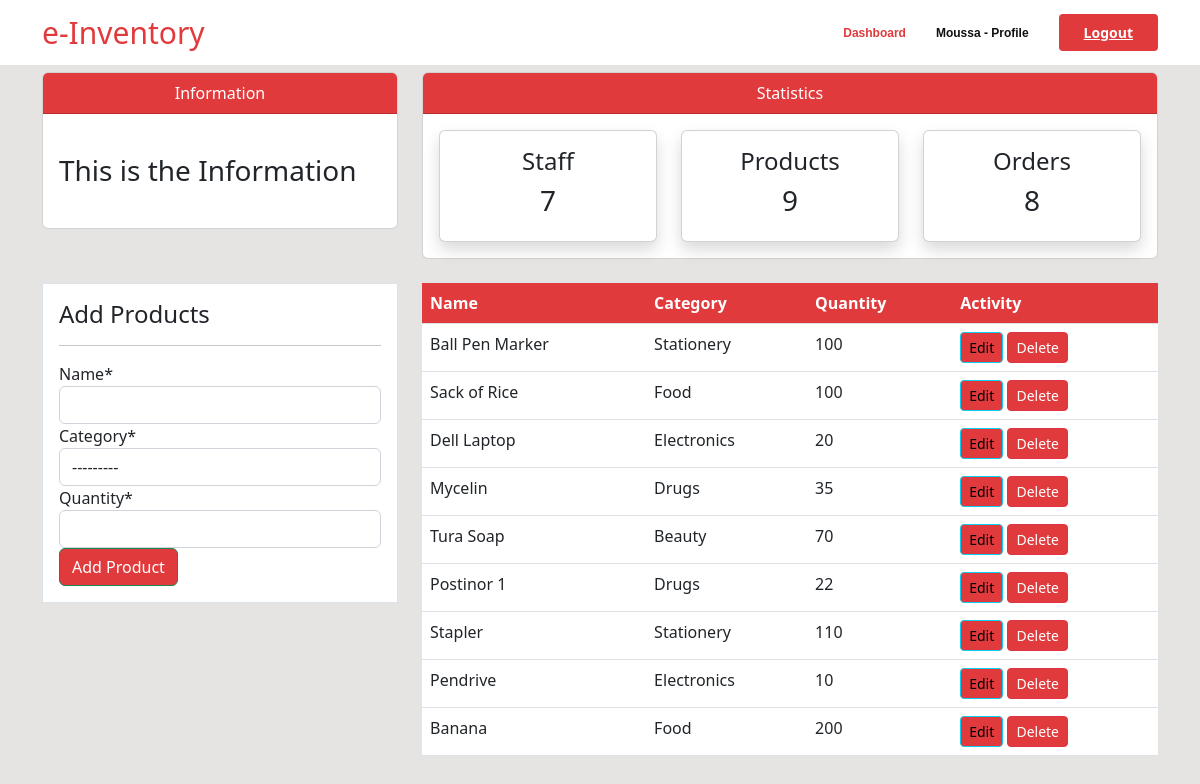
Screenshot of /product/ (signed in) with the database file from the repository.
### user/models.py (models this page shows)
class Profile(models.Model):
    staff = models.OneToOneField(User, on_delete=models.CASCADE, null=True)
    address = models.CharField(max_length=200, null=True)
    phone = models.CharField(max_length=20, null=True)
    image = models.ImageField(default='avatar.jpg', upload_to='media_images')
    def __str__ (self):
        return f'{self.staff.username} - Profile'

### dashboard/models.py (models this page shows, shortened)
class Product(models.Model):
    name = models.CharField(max_length=100, null=True)
    category = models.CharField(max_length=20, choices=CATEGORY, null=True)
    quantity = models.PositiveBigIntegerField(null=True)
    class Meta:
        verbose_name_plural = 'Product'

### dashboard/views.py (the view)
# urls.py: path('product/', views.product, name='dashboard-product'),
@login_required
def product(request):
    items = Product.objects.all() #Using ORM to diaplay items to the dashboard
    product_count = items.count()   # display dynamically the numbers of products
    worker_count = User.objects.all().count()     # display dynamically the numbers of registered staffs in /products
    order_count = Order.objects.all().count()
    if request.method == 'POST':
        form = ProductForm(request.POST)
        if form.is_valid():
            form.save()
            product_name = form.cleaned_data.get('name')
            messages.success(request, f'{product_name} has been added !' )
            return redirect ('dashboard-product')
    else:
        form = ProductForm()
    context = {
        'items': items,
        'form': form,
        'product_count': product_count,
        'worker_count': worker_count,
        'order_count': order_count,
    }
    return render(request, 'dashboard/product.html', context)

### dashboard/forms.py
class ProductForm(forms.ModelForm):
    class Meta:
        model = Product
        fields = ['name', 'category', 'quantity']

### templates/dashboard/product.html (shortened to what this page needs)
{% extends 'dashboard/base.html' %}
{% load crispy_forms_tags %}
{% block content %}
{% include 'dashboard/topnav.html' %}
    <div class="container">
        <div class="row my-4">
            <div class="col-md-4">
                <div class="border bg-white p-3">
                    <h4>Add Products</h4>
                    <hr>
                    <form method="POST">
                        {{ form|crispy }}
                        <input class="btn btn-success btn-block" type="submit" value="Add Product">
                    </form>
                </div>
            </div>
            <div class="col-md-8">
                <table class="table bg-white">
                    <thead class="thead">
                        <tr class="text-white">
                            <th scope="col">Name</th>
                            <th scope="col">Category</th>
                            <th scope="col">Quantity</th>
                            <th scope="col">Activity</th>
                        </tr>
                    </thead>
                    <tbody>
                        {% for item in items %}
                        <tr>
                            <td>{{ item.name }}</td>
                            <td>{{ item.category }}</td>
                            <td>{{ item.quantity }}</td>
                            <td>
                                <a class="btn btn-info btn-sm" href="{% url 'dashboard-product-update' item.id %}">Edit</a>
                                <a class="btn btn-danger btn-sm" href="{% url 'dashboard-product-delete' item.id %}">Delete</a>
                            </td>
                        </tr>
                        {% endfor %}
                    </tbody>
                </table>
            </div>
        </div>
    </div>
{% endblock %}

### templates/dashboard/base.html (shortened to what this page needs)
{% load static %}
<!doctype html>
<html lang="en">
  <head>
    <link href="https://cdn.jsdelivr.net/npm/bootstrap@5.2.2/dist/css/bootstrap.min.css" rel="stylesheet">
    <link rel="stylesheet" href="{% static '/style.css' %}">
  </head>
  <body>
    {% include 'dashboard/navbar.html' %}
    {% block content %}
    {% endblock %}
  </body>
</html>

### templates/dashboard/navbar.html (shortened to what this page needs)
<header id="header" class="fixed-top d-flex align-items-center">
  {% if user.is_authenticated %}
  <div class="container d-flex align-items-center">
      <a href="{% url 'dashboard-index' %}" class="logo me-auto" style="text-decoration: none; font-size: 30px; color: #e03a3c" >e-Inventory</a>
      <nav id="navbar" class="navbar order-last order-lg-0">
        <ul>
          <li><a class="nav-link active" href="{% url 'dashboard-index' %}">Dashboard</a></li>
          <li><a class="nav-link" href="{% url 'user-profile' %}">{{user.profile}}</a></li>
        </ul>
      </nav>
      <a href="{% url 'user-logout' %}" class="get-started-btn">Logout</a>
      {% endif %}
    </div>
  </header>

### templates/dashboard/topnav.html (shortened to what this page needs)
<div class="container pt-5">
    <div class="row mt-4">
        <div class="col-md-4">
            <div class="card">
                <div class="card-header text-white text-center" style="background-color: #e03a3c;">
                    Information
                </div>
                <div class="card-body">
                    <marquee behavior="" direction="">
                        <h3 class="my-4">This is the Information</h3>
                    </marquee>
                </div>
            </div>
        </div>
        <div class="col-md-8">
            <div class="card">
                <div class="card-header text-white text-center" style="background-color: #e03a3c;">
                    Statistics
                </div>
                <div class="card-body">
                    <div class="row">
                        <div class="col-md-4">
                            <a class="text-decoration-none text-dark" href="{% url 'dashboard-staff' %}">
                                <div class="card my-card shadow text-center p-3">
                                    <h4>Staff </h4>
                                    <h3>{{worker_count}}</h3>
                                </div>
                            </a>
                        </div>
                        <div class="col-md-4">
                            <a class="text-decoration-none text-dark" href="{% url 'dashboard-product' %}">
                                <div class="card my-card shadow text-center p-3">
                                    <h4>Products </h4>
                                    <h3>{{product_count}}</h3>
                                </div>
                            </a>
                        </div>
                        <div class="col-md-4">
                            <a class="text-decoration-none text-dark" href="{% url 'dashboard-order' %}">
                                <div class="card my-card shadow text-center p-3">
                                    <h4>Orders </h4>
                                    <h3>{{order_count}}</h3>
                                </div>
                            </a>
                        </div>
                    </div>
                </div>
            </div>
        </div>
    </div>
</div>

### static/style.css (style rules this page uses)
body { background: rgb(230, 227, 227); }
#header { background: #fff; transition: all 0.5s; z-index: 997; padding: 10px 0; }
.get-started-btn { margin-left: 30px; background: #e03a3c; color: #fff; border-radius: 4px; padding: 8px 25px; white-space: nowrap; transition: 0.3s; font-size: 14px; font-weight: 600; display: inline-block; }
.navbar { padding: 0; }
.navbar ul { margin: 0; padding: 0; display: flex; list-style: none; align-items: center; }
.navbar li { position: relative; }
.navbar a { display: flex; align-items: center; justify-content: space-between; padding: 10px 0 10px 30px; font-family: "Raleway", sans-serif; font-size: 12px; font-weight: 600; color: #111111; white-space: nowrap; transition: 0.3s; }
.navbar a:hover, .navbar .active, .navbar li:hover > a { color: #e03a3c; }
.thead { background-color: #e03a3c; }
.btn { background-color: #e03a3c; }

### rows the page displays
Product: name "Ball Pen Marker", category "Stationery", quantity "100"
Product: name "Sack of Rice", category "Food", quantity "100"
Product: name "Dell Laptop", category "Electronics", quantity "20"
Product: name "Mycelin", category "Drugs", quantity "35"
Product: name "Tura Soap", category "Beauty", quantity "70"
Product: name "Postinor 1", category "Drugs", quantity "22"
Product: name "Stapler", category "Stationery", quantity "110"
Product: name "Pendrive", category "Electronics", quantity "10"
Product: name "Banana", category "Food", quantity "200"

### other values shown
{{ user.profile }} "Moussa - Profile"
{{ worker_count }} "7"
{{ product_count }} "9"
{{ order_count }} "8"
